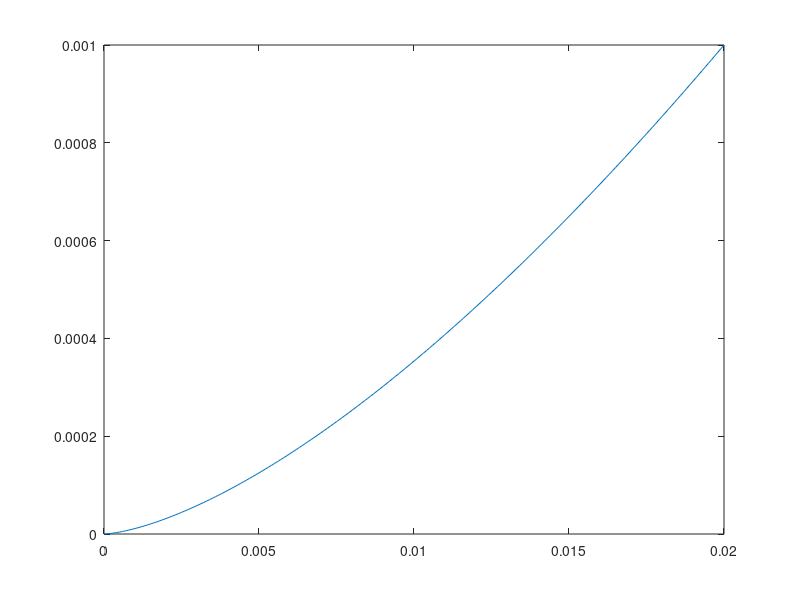

Source code (MATLAB): (Note: this script raises an error after producing the figure.)
gradT = -(0:.0001:.02);
chi = 1/2;
alpha = 1/2;

q = (-chi * gradT) .^ (alpha+1);

plot(-gradT,q);
%%
syms gradT_sym
q_sym = (-chi * gradT_sym) ^ (alpha+1);

pol_taylor = taylor(q_sym,gradT_sym,'ExpansionPoint',-0.01,'Order',4)
pol_coeffs = collect(pol_taylor,gradT_sym)
q_fitted = subs(pol_coeffs,gradT_sym,gradT);
plot(-gradT,[q; q_fitted]);



%% test initial temperature profile - not finding solutions
% syms gradT(rho) P alpha C
% eqn = diff(gradT,rho,2) == -P / (alpha+1) * 1/(gradT ^ alpha);
% DgradT = diff(gradT,rho);
% cond = [DgradT(0)== 0, gradT(0)== C];
% gradTSol(rho) = dsolve(eqn,cond)